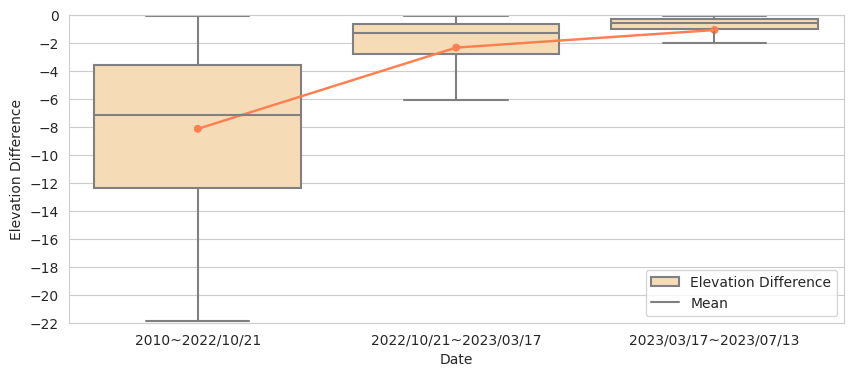

The Python source for this figure:
import rasterio
import pandas as pd

band_id = 1
def target(raster_name):
  raster = rasterio.open(raster_name)
  band_arr = raster.read(band_id)
  target_elevation = []
  for i in range(band_arr.shape[0]):
    for j in range(band_arr.shape[1]):
      # filter Nodata value -9999
      if band_arr[i ,j] < -0.1 and band_arr[i ,j] > -1000:
        target_elevation.append(band_arr[i ,j])
      else:
        continue
  return target_elevation

t1 = target('period1.tif')
t2 = target('peroid2.tif')
t3 = target('peroid3.tif')

t1_yr = []
t2_yr = []
t3_yr = []
t1_v = []
t2_v = []
t3_v = []
for i in t1:
  t1_yr.append("2010~2022/10/21")
  t1_v.append(-8.15)
for i in t2:
  t2_yr.append("2022/10/21~2023/03/17")
  t2_v.append(-2.348)
for i in t3:
  t3_yr.append("2023/03/17~2023/07/13")
  t3_v.append(-1.094)

pd.options.display.float_format = '{:.3f}'.format
df_plot = pd.DataFrame(t1, columns=["elevation_diff"])

df_plot.insert(1,"date", t1_yr)
df_plot.insert(2,"volume", t1_v)
df_plot2 = pd.DataFrame(t2, columns=["elevation_diff"])
df_plot2.insert(1,"date", t2_yr)
df_plot2.insert(2,"volume", t2_v)
df_plot3 = pd.DataFrame(t3, columns=["elevation_diff"])
df_plot3.insert(1,"date", t3_yr)
df_plot3.insert(2,"volume", t3_v)
df_plot = df_plot.append(df_plot2, ignore_index=True)
df_plot = df_plot.append(df_plot3, ignore_index=True)
df_plot

import seaborn as sns
import matplotlib.pyplot as plt
from matplotlib.ticker import MultipleLocator

plt.figure(dpi=150)
sns.set_style('whitegrid')
fig, ax = plt.subplots(figsize=(10, 4))
sns.boxplot(x="date", y="elevation_diff", data=df_plot, ax=ax, color="navajowhite", fliersize=0)
sns.pointplot(data=df_plot, x='date', y='volume', color="coral", ax=ax, ci=None, dodge=.5 - .5/4, scale=0.65)
plt.legend(loc='lower right', labels=["Elevation Difference","Mean"])
plt.ylabel("Elevation Difference",fontsize=10)
plt.xlabel("Date",fontsize=10)

y_major_locator=MultipleLocator(2)
ax=plt.gca()
ax.yaxis.set_major_locator(y_major_locator)
plt.ylim(-22, 0)
plt.show()   #To see the output plot plz find "plot_volchange.png"
